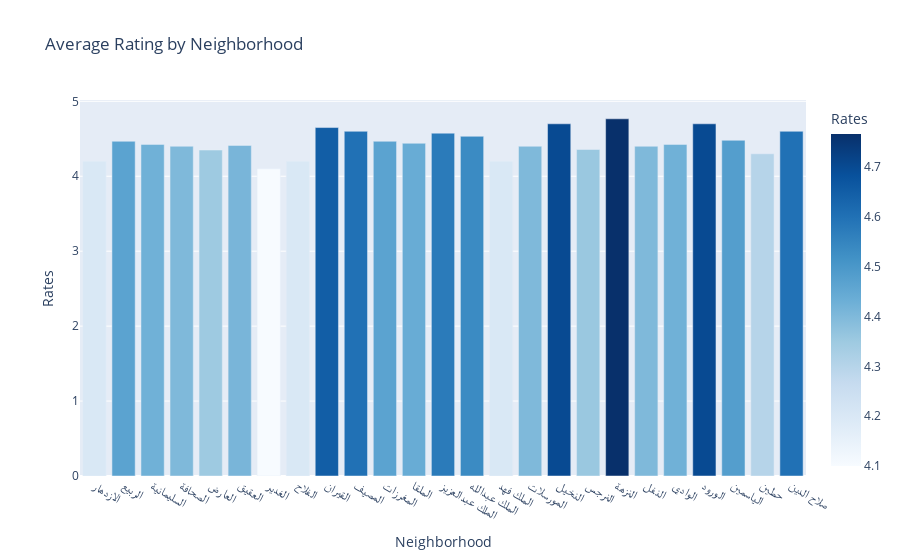

The notebook cell saved with this chart:
### Code cell
# fig22 = px.bar(df_avg_N, x="Neighborhood", y="Rates", 
#              title="متوسط التقييم حسب الحي (شمال الرياض)", 
#              color="التقييم", 
#              color_continuous_scale="Blues")

# fig22.show()

### Figure 1 — Plotly figure (JSON) as saved in the notebook; plotly's stock layout.template omitted (floating-point values rounded to 4 significant figures)
{"data": [{"hovertemplate": "Neighborhood=%{x}<br>Rates=%{marker.color}<extra></extra>", "legendgroup": "", "marker": {"color": [4.2, 4.467, 4.425, 4.4, 4.35, 4.411, 4.1, 4.2, 4.65, 4.6, 4.467, 4.44, 4.575, 4.533, 4.2, 4.4, 4.7, 4.357, 4.767, 4.4, 4.425, 4.7, 4.48, 4.3, 4.6], "coloraxis": "coloraxis", "pattern": {"shape": ""}}, "name": "", "orientation": "v", "showlegend": false, "textposition": "auto", "type": "bar", "x": ["الازدهار", "الربيع", "السليمانية", "الصحافة", "العارض", "العقيق", "الغدير", "الفلاح", "القيران", "المصيف", "المغرزات", "الملقا", "الملك عبدالعزيز", "الملك عبدالله", "الملك فهد", "المورسلات", "النخيل", "النرجس", "النزهة", "النفل", "الوادي", "الورود", "الياسمين", "حطين", "صلاح الدين"], "xaxis": "x", "y": [4.2, 4.467, 4.425, 4.4, 4.35, 4.411, 4.1, 4.2, 4.65, 4.6, 4.467, 4.44, 4.575, 4.533, 4.2, 4.4, 4.7, 4.357, 4.767, 4.4, 4.425, 4.7, 4.48, 4.3, 4.6], "yaxis": "y"}], "layout": {"barmode": "relative", "coloraxis": {"colorbar": {"title": {"text": "Rates"}}, "colorscale": [[0, "rgb(247,251,255)"], [0.125, "rgb(222,235,247)"], [0.25, "rgb(198,219,239)"], [0.375, "rgb(158,202,225)"], [0.5, "rgb(107,174,214)"], [0.625, "rgb(66,146,198)"], [0.75, "rgb(33,113,181)"], [0.875, "rgb(8,81,156)"], [1, "rgb(8,48,107)"]]}, "legend": {"tracegroupgap": 0}, "title": {"text": "Average Rating by Neighborhood"}, "xaxis": {"anchor": "y", "domain": [0, 1], "title": {"text": "Neighborhood"}}, "yaxis": {"anchor": "x", "domain": [0, 1], "title": {"text": "Rates"}}}}
